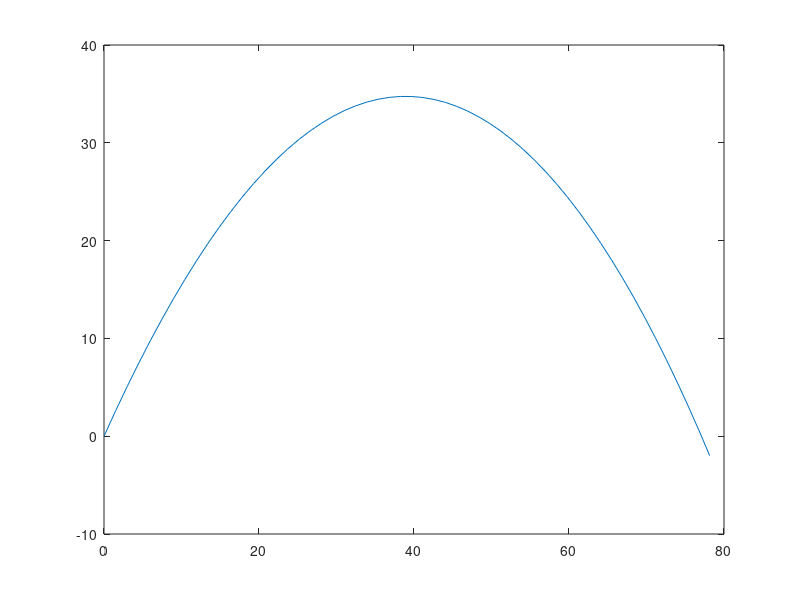

MATLAB code to generate this figure:
% Rocket Parameters
m = 40/1000; %kg
A = 5.0*10^-4; %m
v0 = 30; % m/s
theta = 60; %deg, launch angle
p = 1.0583; %density at 5000 ft
Cd = 0.1; 
t = 0;
dt = 0.1;
g = 9.8; %m/s^2

% Positoin and Velocity 
x = [];
y = [];
vx = [];
vy = []; 
v0x = v0*cosd(theta);
v0y = v0*sind(theta);
x(1) = 0;
y(1) = 0;
vx(1)= v0x;
vy(1)= v0y;

for i = 1:1000000
    x(i+1) = x(i) + vx(i)*dt;
    y(i+1) = y(i) + vy(i)*dt;
    v = sqrt(vx(i)^2 + vy(i)^2)'; 
    Fd = 0.5*p*A*v^2*Cd; %Drag force equation

    Fdx = Fd*(vx(i)/v);
    Fdy = Fd*(vy(i)/v);
    vx(i+1) = vx(i) + dt*(-Fdx/m);
    vy(i+1) = vy(i) + dt*((-Fdy/m)-g);

    if y(i+1) < 0
        break
    end
end
    plot (x,y)



